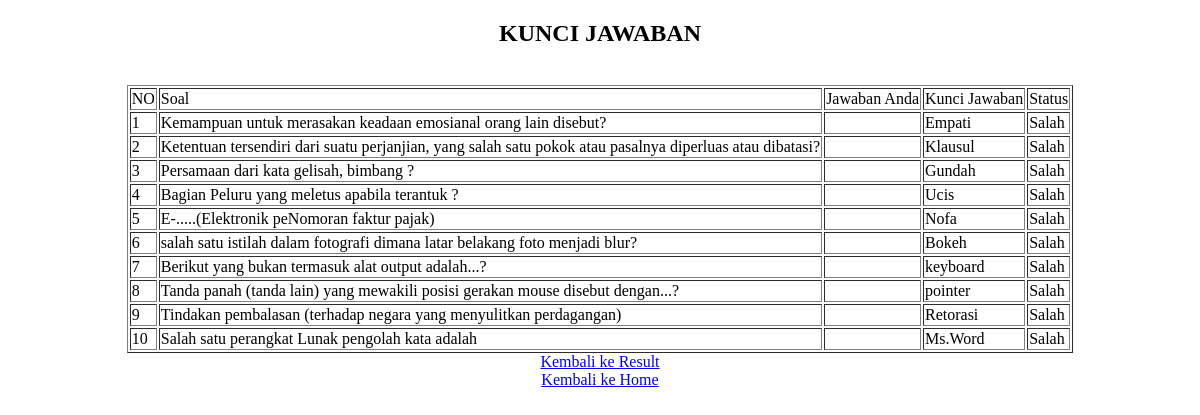
Before: /halaman/kunci.php with the older database file.
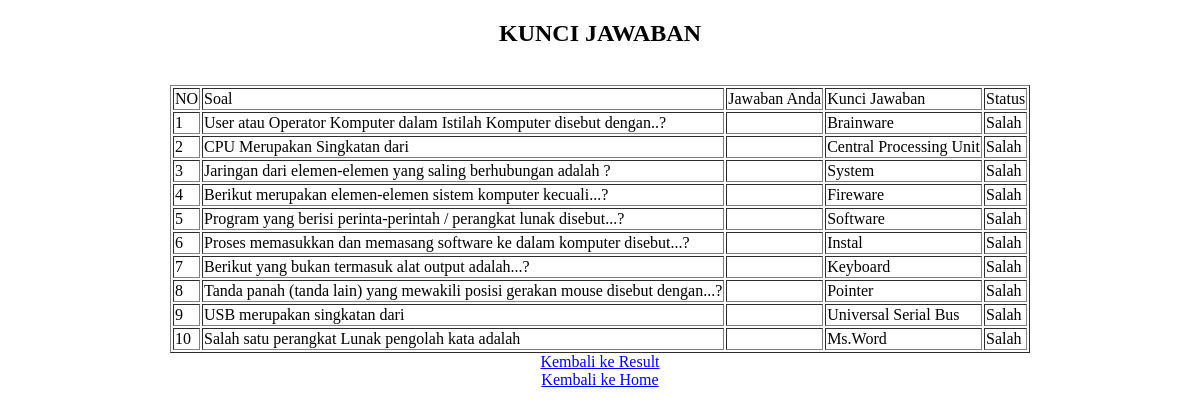
After: the same page with the newer database file.
### tables this page shows
CREATE TABLE `tbl_soal` (
  `id_soal` int(5) NOT NULL,
  `soal` text NOT NULL,
  `a` varchar(30) NOT NULL,
  `b` varchar(30) NOT NULL,
  `c` varchar(30) NOT NULL,
  `d` varchar(30) NOT NULL,
  `knc_jawaban` varchar(30) NOT NULL,
  `jawaban` varchar(100) NOT NULL,
  `aktif` enum('Y','N') NOT NULL DEFAULT 'Y'
);

### halaman/kunci.php (the view, shortened to what this page needs)
<?php
    include '../koneksi.php';
    $jawab = $_SESSION['jawab'];
?>
<!DOCTYPE html>
<html>
<head>
</head>
<body>
 	<center><h2>KUNCI JAWABAN</h2></center><BR>
    <table border="1" align="center" style="text-align: ">
        <tr>
            <td>NO</td>
            <td>Soal</td>
            <td>Jawaban Anda</td>
            <td>Kunci Jawaban</td>
            <td>Status</td>
        </tr>
        <?php
            $i = 0;
            $benar = $salah = 0;
            $sql =mysqli_query($koneksi,"select * from tbl_soal WHERE aktif='Y'");
            while($key = mysqli_fetch_array($sql)){
        ?>
        <tr>
            <td><?php echo $i+1; ?></td>
            <td><?php echo $key['soal']; ?></td>
            <td><?php echo $jawab[$i] ?></td>
            <td><?php echo $key['jawaban']; ?></td>
            <td>
                <?php
                    if ($jawab[$i] == $key['jawaban']) {
                        echo "Benar";
                        $benar++;
                    }else{
                        echo "Salah";
                    }
                 ?>
            </td>
        </tr>
        <?php
                $i++;
            }
         ?>
    </table>
 	<div align="center"><a href="index.php?page=jawab">Kembali ke Result</a></div>
	<div align="center"><a href="../index.php">Kembali ke Home</a></div>
</body>
</html>

Changed rows visible on the page:
removed tbl_soal: soal "Kemampuan untuk merasakan keadaan emosianal orang lain disebut?", jawaban "Empati", shows "Salah"
removed tbl_soal: soal "Ketentuan tersendiri dari suatu perjanjian, yang salah satu pokok atau pasalnya diperluas atau dibatasi?", jawaban "Klausul", shows "Salah"
removed tbl_soal: soal "Persamaan dari kata gelisah, bimbang ?", jawaban "Gundah", shows "Salah"
removed tbl_soal: soal "Bagian Peluru yang meletus apabila terantuk ?", jawaban "Ucis", shows "Salah"
removed tbl_soal: soal "salah satu istilah dalam fotografi dimana latar belakang foto menjadi blur?", jawaban "Bokeh", shows "Salah"
removed tbl_soal: soal "Tindakan pembalasan (terhadap negara yang menyulitkan perdagangan)", jawaban "Retorasi", shows "Salah"
added tbl_soal: soal "User atau Operator Komputer dalam Istilah Komputer disebut dengan..?", jawaban "Brainware", shows "Salah"
added tbl_soal: soal "CPU Merupakan Singkatan dari", jawaban "Central Processing Unit", shows "Salah"
added tbl_soal: soal "Jaringan dari elemen-elemen yang saling berhubungan adalah ?", jawaban "System", shows "Salah"
added tbl_soal: soal "Berikut merupakan elemen-elemen sistem komputer kecuali...?", jawaban "Fireware", shows "Salah"
changed tbl_soal: soal "E-.....(Elektronik peNomoran faktur pajak)" → "Program yang berisi perinta-perintah / perangkat lunak disebut...?"; jawaban "Nofa" → "Software"
added tbl_soal: soal "Proses memasukkan dan memasang software ke dalam komputer disebut...?", jawaban "Instal", shows "Salah"
changed tbl_soal "Berikut yang bukan termasuk alat output adalah...?": jawaban "keyboard" → "Keyboard"
changed tbl_soal "Tanda panah (tanda lain) yang mewakili posisi gerakan mouse disebut dengan...?": jawaban "pointer" → "Pointer"
added tbl_soal: soal "USB merupakan singkatan dari", jawaban "Universal Serial Bus", shows "Salah"
